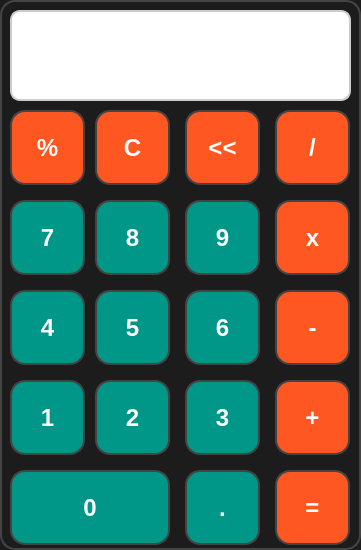
<?xml version="1.0" encoding="UTF-8"?>
<ui version="4.0">
 <class>MainWindow</class>
 <widget class="QMainWindow" name="MainWindow">
  <property name="geometry">
   <rect>
    <x>0</x>
    <y>0</y>
    <width>361</width>
    <height>550</height>
   </rect>
  </property>
  <property name="windowTitle">
   <string>Calculator</string>
  </property>
  <property name="styleSheet">
   <string notr="true">
     QMainWindow {
       background-color: #1C1C1C; /* Dark gray background */
       border: 2px solid #444444;
       border-radius: 15px;
     }
     QPushButton {
       color: #FFFFFF;
       border: 2px solid #444444;
       border-radius: 15px;
       font-family: &quot;Segoe UI&quot;;
       font-size: 24px;
       font-weight: bold;
       padding: 15px;
     }
     QPushButton:pressed {
       background-color: #5A5A5A;
     }
     QPushButton#btn_percent, 
     QPushButton#btn_arrow,
     QPushButton#btn_clear, 
     QPushButton#btn_div, 
     QPushButton#btn_mul, 
     QPushButton#btn_sub, 
     QPushButton#btn_plus, 
     QPushButton#btn_equal {
       background-color: #FF5722; /* Deep orange for operator buttons */
      
     }
     QPushButton#btn_percent:hover, 
     QPushButton#btn_arrow:hover,
     QPushButton#btn_clear:hover, 
     QPushButton#btn_div:hover, 
     QPushButton#btn_mul:hover, 
     QPushButton#btn_sub:hover, 
     QPushButton#btn_plus:hover, 
     QPushButton#btn_equal:hover {
       background-color: #FF7043 ; /* Lighter shade of orange for hover effect */
     }
     QPushButton#btn_zero, 
     QPushButton#btn_one, 
     QPushButton#btn_two, 
     QPushButton#btn_three, 
     QPushButton#btn_four, 
     QPushButton#btn_five, 
     QPushButton#btn_six, 
     QPushButton#btn_seven, 
     QPushButton#btn_eight, 
     QPushButton#btn_nine, 
     QPushButton#btn_dot {
       background-color: #009688; /* Teal for digit buttons */
     }
     QPushButton#btn_zero:hover, 
     QPushButton#btn_one:hover, 
     QPushButton#btn_two:hover, 
     QPushButton#btn_three:hover, 
     QPushButton#btn_four:hover, 
     QPushButton#btn_five:hover, 
     QPushButton#btn_six:hover, 
     QPushButton#btn_seven:hover, 
     QPushButton#btn_eight:hover, 
     QPushButton#btn_nine:hover, 
     QPushButton#btn_dot:hover {
       background-color: #26A69A; /* Lighter shade of teal for hover effect */
     }
     QLineEdit {
       background-color:#FFFFFF; /* Darker gray for line edit */
       color: #FFFFFF;
       border: 2px solid #CCCCCC;
       border-radius: 10px;
       padding: 15px;
       font-size: 28px;
       font-family: &quot;Segoe UI&quot;;
       font-weight: bold;

     }
   </string>
  </property>
  <widget class="QWidget" name="centralwidget">
   <widget class="QPushButton" name="btn_percent">
    <property name="geometry">
     <rect>
      <x>10</x>
      <y>110</y>
      <width>75</width>
      <height>75</height>
     </rect>
    </property>
    <property name="text">
     <string>%</string>
    </property>
   </widget>
   <widget class="QPushButton" name="btn_arrow">
    <property name="geometry">
     <rect>
      <x>185</x>
      <y>110</y>
      <width>75</width>
      <height>75</height>
     </rect>
    </property>
    <property name="text">
     <string>&lt;&lt;</string>
    </property>
   </widget>
   <widget class="QPushButton" name="btn_clear">
    <property name="geometry">
     <rect>
      <x>95</x>
      <y>110</y>
      <width>75</width>
      <height>75</height>
     </rect>
    </property>
    <property name="text">
     <string>C</string>
    </property>
   </widget>
   <widget class="QPushButton" name="btn_div">
    <property name="geometry">
     <rect>
      <x>275</x>
      <y>110</y>
      <width>75</width>
      <height>75</height>
     </rect>
    </property>
    <property name="text">
     <string>/</string>
    </property>
   </widget>
   <widget class="QPushButton" name="btn_mul">
    <property name="geometry">
     <rect>
      <x>275</x>
      <y>200</y>
      <width>75</width>
      <height>75</height>
     </rect>
    </property>
    <property name="text">
     <string>x</string>
    </property>
   </widget>
   <widget class="QPushButton" name="btn_seven">
    <property name="geometry">
     <rect>
      <x>10</x>
      <y>200</y>
      <width>75</width>
      <height>75</height>
     </rect>
    </property>
    <property name="text">
     <string>7</string>
    </property>
   </widget>
   <widget class="QPushButton" name="btn_eight">
    <property name="geometry">
     <rect>
      <x>95</x>
      <y>200</y>
      <width>75</width>
      <height>75</height>
     </rect>
    </property>
    <property name="text">
     <string>8</string>
    </property>
   </widget>
   <widget class="QPushButton" name="btn_nine">
    <property name="geometry">
     <rect>
      <x>185</x>
      <y>200</y>
      <width>75</width>
      <height>75</height>
     </rect>
    </property>
    <property name="text">
     <string>9</string>
    </property>
   </widget>
   <widget class="QPushButton" name="btn_sub">
    <property name="geometry">
     <rect>
      <x>275</x>
      <y>290</y>
      <width>75</width>
      <height>75</height>
     </rect>
    </property>
    <property name="text">
     <string>-</string>
    </property>
   </widget>
   <widget class="QPushButton" name="btn_four">
    <property name="geometry">
     <rect>
      <x>10</x>
      <y>290</y>
      <width>75</width>
      <height>75</height>
     </rect>
    </property>
    <property name="text">
     <string>4</string>
    </property>
   </widget>
   <widget class="QPushButton" name="btn_five">
    <property name="geometry">
     <rect>
      <x>95</x>
      <y>290</y>
      <width>75</width>
      <height>75</height>
     </rect>
    </property>
    <property name="text">
     <string>5</string>
    </property>
   </widget>
   <widget class="QPushButton" name="btn_six">
    <property name="geometry">
     <rect>
      <x>185</x>
      <y>290</y>
      <width>75</width>
      <height>75</height>
     </rect>
    </property>
    <property name="text">
     <string>6</string>
    </property>
   </widget>
   <widget class="QPushButton" name="btn_plus">
    <property name="geometry">
     <rect>
      <x>275</x>
      <y>380</y>
      <width>75</width>
      <height>75</height>
     </rect>
    </property>
    <property name="text">
     <string>+</string>
    </property>
   </widget>
   <widget class="QPushButton" name="btn_one">
    <property name="geometry">
     <rect>
      <x>10</x>
      <y>380</y>
      <width>75</width>
      <height>75</height>
     </rect>
    </property>
    <property name="text">
     <string>1</string>
    </property>
   </widget>
   <widget class="QPushButton" name="btn_two">
    <property name="geometry">
     <rect>
      <x>95</x>
      <y>380</y>
      <width>75</width>
      <height>75</height>
     </rect>
    </property>
    <property name="text">
     <string>2</string>
    </property>
   </widget>
   <widget class="QPushButton" name="btn_three">
    <property name="geometry">
     <rect>
      <x>185</x>
      <y>380</y>
      <width>75</width>
      <height>75</height>
     </rect>
    </property>
    <property name="text">
     <string>3</string>
    </property>
   </widget>
   <widget class="QPushButton" name="btn_dot">
    <property name="geometry">
     <rect>
      <x>185</x>
      <y>470</y>
      <width>75</width>
      <height>75</height>
     </rect>
    </property>
    <property name="text">
     <string>.</string>
    </property>
   </widget>
   <widget class="QPushButton" name="btn_equal">
    <property name="geometry">
     <rect>
      <x>275</x>
      <y>470</y>
      <width>75</width>
      <height>75</height>
     </rect>
    </property>
    <property name="text">
     <string>=</string>
    </property>
   </widget>
   <widget class="QPushButton" name="btn_zero">
    <property name="geometry">
     <rect>
      <x>10</x>
      <y>470</y>
      <width>160</width>
      <height>75</height>
     </rect>
    </property>
    <property name="text">
     <string>0</string>
    </property>
   </widget>
   <widget class="QLineEdit" name="lineEdit">
    <property name="geometry">
     <rect>
      <x>10</x>
      <y>10</y>
      <width>341</width>
      <height>91</height>
     </rect>
    </property>
    <property name="alignment">
     <set>Qt::AlignRight|Qt::AlignTrailing|Qt::AlignVCenter</set>
    </property>
    <property name="readOnly">
     <bool>true</bool>
    </property>
   </widget>
  </widget>
 </widget>
 <resources/>
 <connections/>
</ui>
